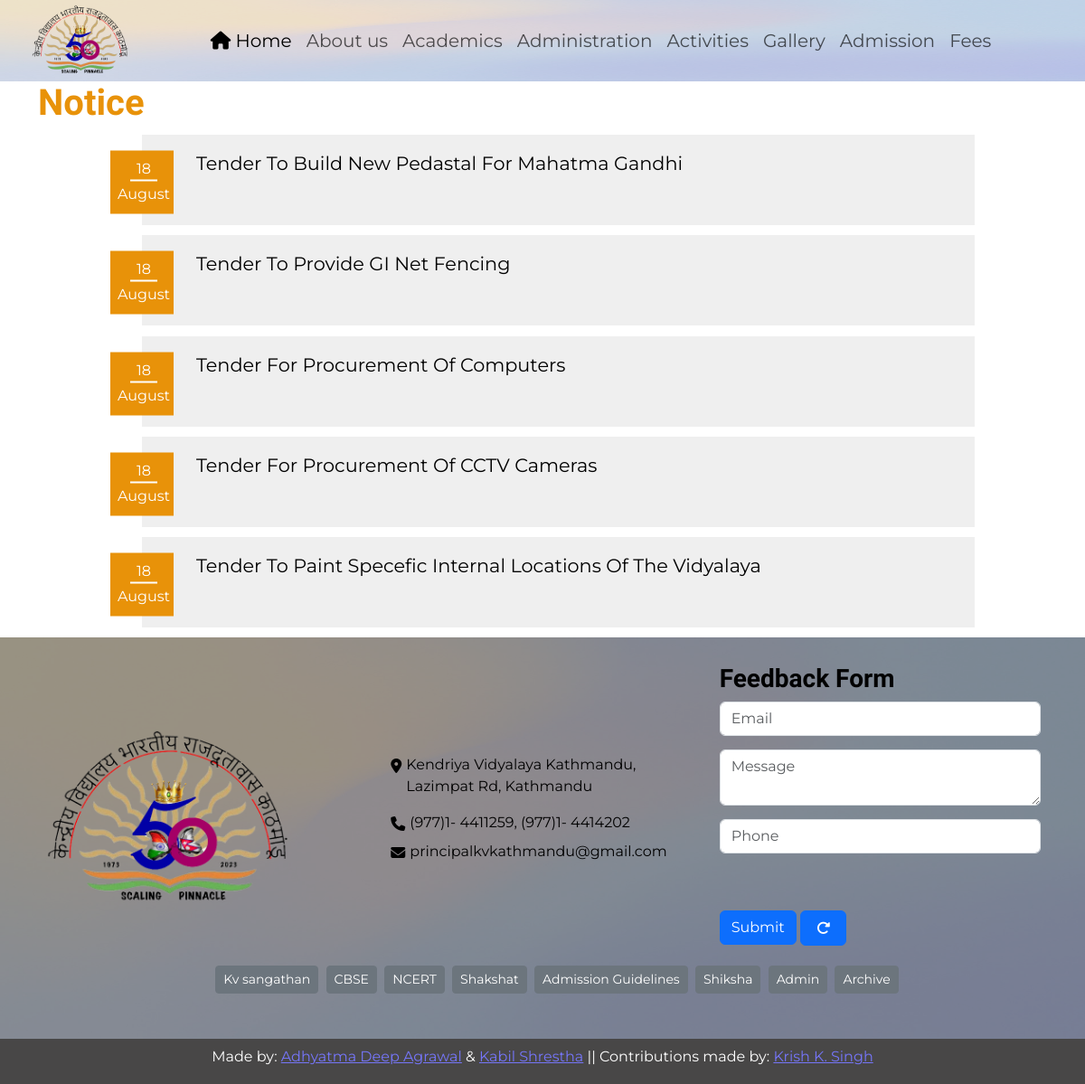
The app's page /Notice with its own data.
### main_app/models.py (models this page shows, shortened)
class Notice(models.Model):
    file = models.FileField(upload_to='website/files', blank=False, null=False)
    title = models.TextField(blank=False)
    description = models.TextField(blank=False)
    date = models.DateField(default=timezone.localdate())
    class Meta:
        verbose_name = "Add Notice"
        verbose_name_plural = "Add Notice"

### main_app/views.py (the view)
# urls.py: path("Notice", views.notice, name="notice"),
def notice(request):
    notice_data=Notice.objects.all()[::-1][:10]
    return render(request,"website/notice.html",{
        'notice_data':notice_data,
    })

### main_app/templates/website/notice.html
{% extends 'website/layout.html' %}
{% block body %}
<h1 class="fade-in">Notice</h1>
{% for notice in notice_data %}
    <div class="notice-container">
        <a href="{{notice.file.url}}" target="_blank">
            <div class="notice-card">
                <div class="notice-date">
                    <span>{{notice.date|date:"d"}}</span>
                    <span>{{notice.date|date:"F"}}</span>
                </div>
                <div class="notice-message">
                    <p class="notice-title" style="margin: 0; font-size: 1.3rem;">{{notice.title}}</p>
                </div>
            </div>
        </a>
    </div>
{% endfor %}
{% endblock %}

### main_app/static/website/styles.css (style rules this page uses)
* { padding: 0px; margin: 0px; }
html, body { height: 100%; }
body { background-color: #fff; display: flex; flex-direction: column; font-family: "Montserrat", sans-serif; }
h1, h2, h3 { color: #e89209; font-family: "Philosopher", serif; font-weight: bold; }
.notice-card { position: relative; font-size: 1.2rem; color: #e89209; margin: 0.7rem 0; }
.notice-date { position: absolute; background-color: #e89209; color: white; font-size: 1rem; text-align: center; height: 70px; width: 70px; padding: 0.5rem; transform: translateY(25%); display: grid; }
.notice-date span:nth-child(1)::after { content: ""; align-items: center; border: 1px solid #fff; display: block; width: 30px; margin: 0 auto; }
.notice-message { margin-left: 35px; background-color: #efefef; min-height: 100px; padding: 1rem; padding-left: 60px; word-wrap: break-word; }
.notice-container { padding: 0 5rem; }
.notice-container .notice-card { height: auto; }
.notice-container a { text-decoration: none; color: inherit; text-transform: capitalize; }
.notice-container p { overflow-wrap: break-word; color: #000; margin: 1.2rem 2rem; font-size: 1rem; }
.notice-container .notice-title { margin: 0 2rem; }
.fade-in { animation: fade-in 500ms ease-in forwards; }
@media screen and (max-width: 1420px) { .notice-card { width: 100%; } }

### records on screen
Notice: date "18", date "August", title "Tender To Build New Pedastal For Mahatma Gandhi"
Notice: date "18", date "August", title "Tender To Provide GI Net Fencing"
Notice: date "18", date "August", title "Tender For Procurement Of Computers"
Notice: date "18", date "August", title "Tender For Procurement Of CCTV Cameras"
Notice: date "18", date "August", title "Tender To Paint Specefic Internal Locations Of The Vidyalaya"
